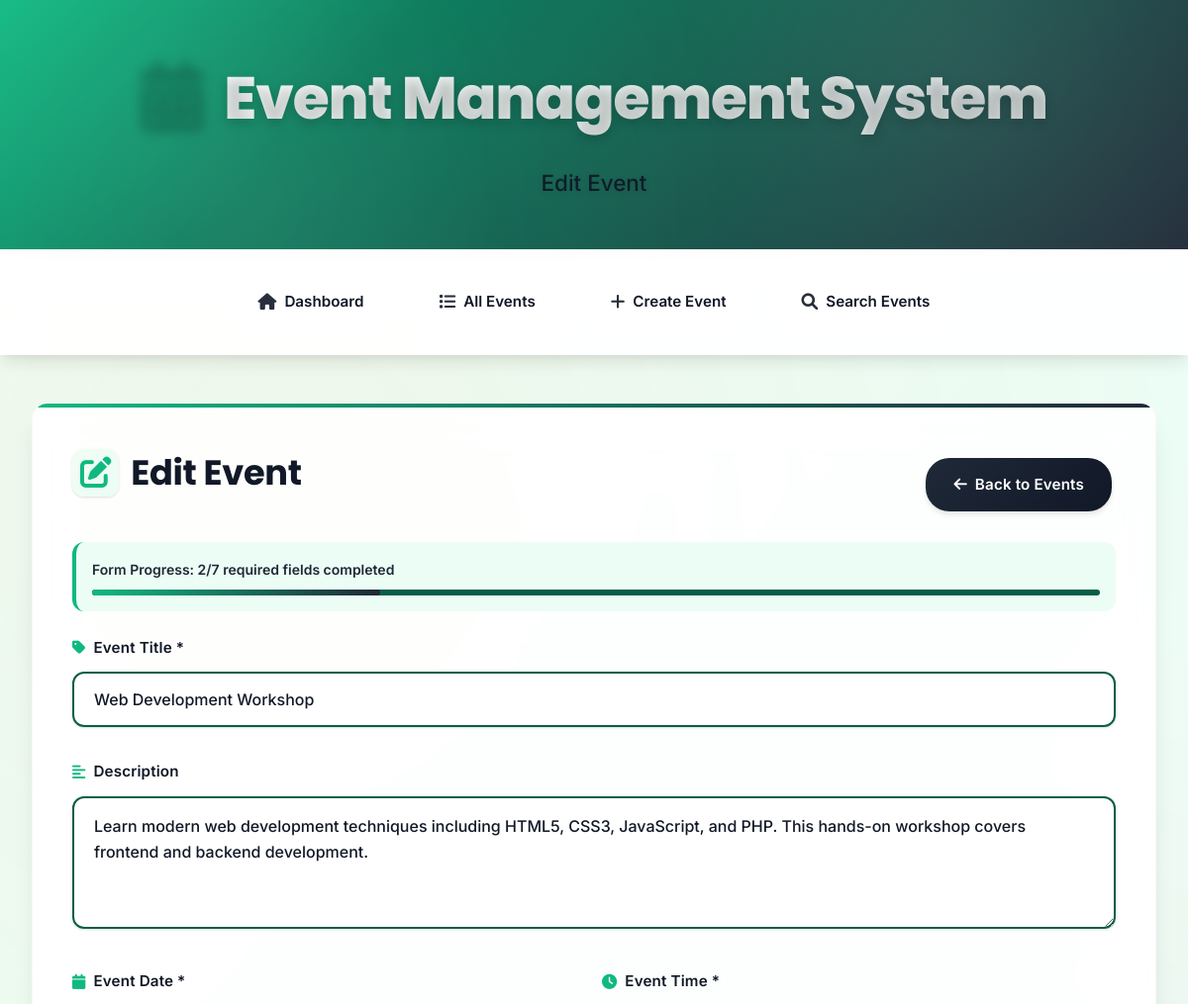
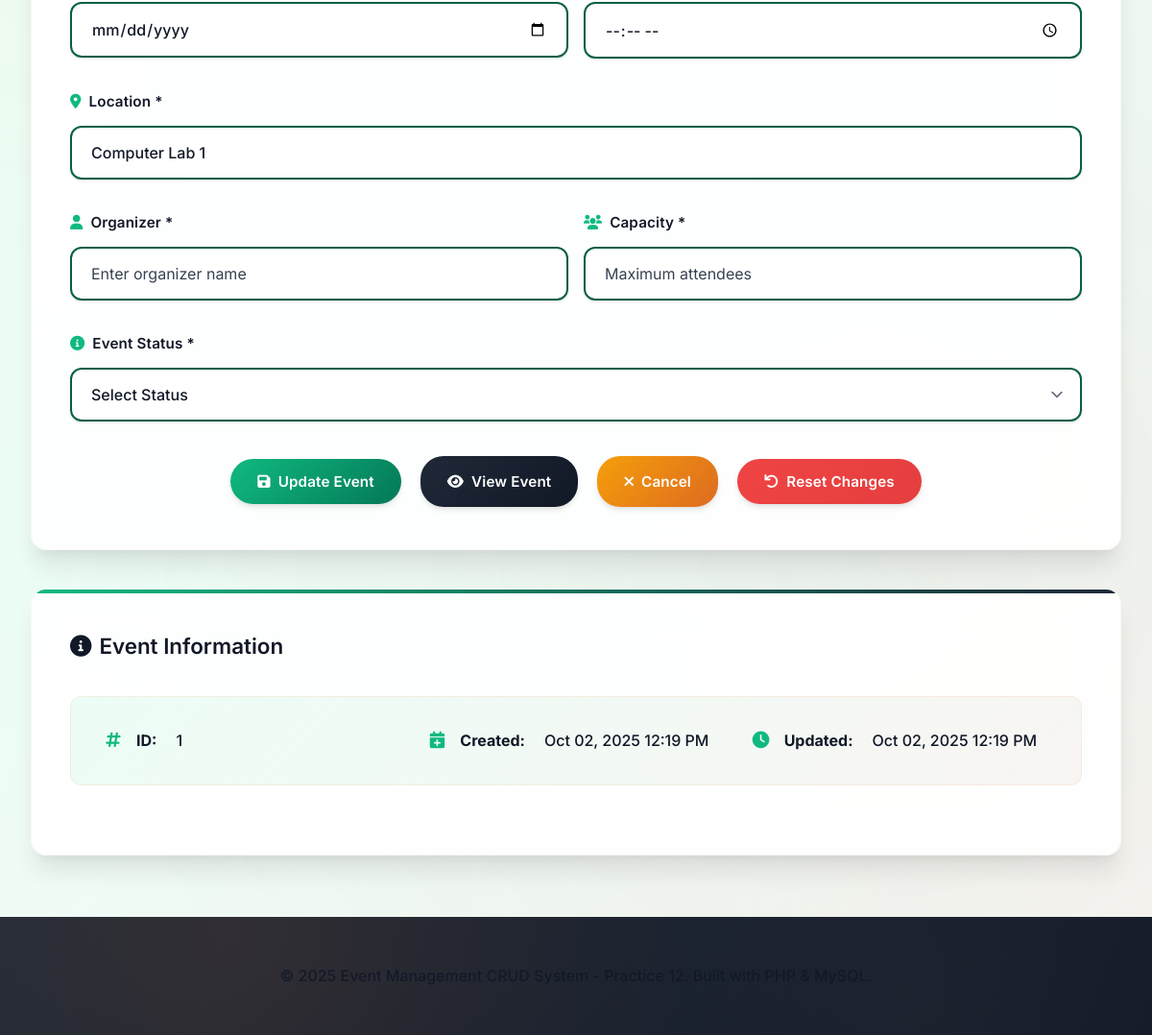
Screenshot of /prac12/edit_event.php?id=1 with the database file from the repository (2 pictures, top to bottom).
### tables this page shows
CREATE TABLE `events` (
  `id` int(11) NOT NULL AUTO_INCREMENT,
  `title` varchar(200) NOT NULL,
  `description` text DEFAULT NULL,
  `event_type` enum('academic','cultural','sports','workshop','seminar','conference') NOT NULL,
  `start_date` datetime NOT NULL,
  `end_date` datetime NOT NULL,
  `location` varchar(200) NOT NULL,
  `max_participants` int(11) DEFAULT NULL,
  `registration_deadline` datetime DEFAULT NULL,
  `fee` decimal(10,2) DEFAULT 0.00,
  `status` enum('planned','active','completed','cancelled') DEFAULT 'planned',
  `created_by` int(11) NOT NULL,
  `created_at` timestamp NOT NULL DEFAULT current_timestamp(),
  `updated_at` timestamp NOT NULL DEFAULT current_timestamp() ON UPDATE current_timestamp(),
  PRIMARY KEY (`id`),
  KEY `created_by` (`created_by`),
  CONSTRAINT `events_ibfk_1` FOREIGN KEY (`created_by`) REFERENCES `users` (`id`)
);

### prac12/config.php (called while the page is built, shortened)
<?php
class Database {
    private $host = "localhost";
    private $port = "3306";
    private $db_name = "event_management_prac12";
    private $username = "root";
    private $password = "";
    private $conn = null;
    public function getConnection() {
        if ($this->conn === null) {
            try {
                $this->conn = new PDO(
                    "mysql:host=" . $this->host . ";port=" . $this->port . ";dbname=" . $this->db_name,
                    $this->username,
                    $this->password
                );
                $this->conn->setAttribute(PDO::ATTR_ERRMODE, PDO::ERRMODE_EXCEPTION);
                $this->conn->setAttribute(PDO::ATTR_DEFAULT_FETCH_MODE, PDO::FETCH_ASSOC);
            } catch (PDOException $exception) {
                try {
                    $this->conn = new PDO(
                        "mysql:host=" . $this->host . ";port=" . $this->port,
                        $this->username,
                        $this->password
                    );
                    $this->conn->setAttribute(PDO::ATTR_ERRMODE, PDO::ERRMODE_EXCEPTION);
                    $this->conn->exec("CREATE DATABASE IF NOT EXISTS `" . $this->db_name . "` DEFAULT CHARACTER SET utf8mb4 COLLATE utf8mb4_unicode_ci");
                    $this->conn = new PDO(
                        "mysql:host=" . $this->host . ";port=" . $this->port . ";dbname=" . $this->db_name,
                        $this->username,
                        $this->password
                    );
                    $this->conn->setAttribute(PDO::ATTR_ERRMODE, PDO::ERRMODE_EXCEPTION);
                    $this->conn->setAttribute(PDO::ATTR_DEFAULT_FETCH_MODE, PDO::FETCH_ASSOC);
                    $this->createTables();
                } catch (PDOException $e) {
                    throw new Exception("Connection failed: " . $e->getMessage());
                }
            }
        }
        return $this->conn;
    }
}
function getDbConnection() {
    $database = new Database();
    return $database->getConnection();
}
?>

### prac12/EventManager.php (called while the page is built, shortened)
<?php
require_once 'config.php';
class EventManager {
    private $conn;
    private $table_name = "events";
    public function __construct() {
        $this->conn = getDbConnection();
    }
    public function getEventById($id) {
        try {
            $query = "SELECT * FROM " . $this->table_name . " WHERE id = :id LIMIT 1";
            $stmt = $this->conn->prepare($query);
            $stmt->bindParam(":id", $id);
            $stmt->execute();
            return $stmt->fetch(PDO::FETCH_ASSOC);
        } catch(PDOException $e) {
            return null;
        }
    }
}
?>

### prac12/edit_event.php (the view, shortened to what this page needs)
<!DOCTYPE html>
<html lang="en">
<head>
    <link rel="stylesheet" href="css/style.css">
    <link rel="stylesheet" href="https://cdnjs.cloudflare.com/ajax/libs/font-awesome/6.0.0/css/all.min.css">
</head>
<body>
    <header class="header">
        <div class="container">
            <h1><i class="fas fa-calendar-alt"></i> Event Management System</h1>
            <p>Edit Event</p>
        </div>
    </header>
    <nav class="nav">
        <div class="nav-container">
            <ul>
                <li><a href="index.php"><i class="fas fa-home"></i> Dashboard</a></li>
                <li><a href="events.php"><i class="fas fa-list"></i> All Events</a></li>
                <li><a href="create_event.php"><i class="fas fa-plus"></i> Create Event</a></li>
                <li><a href="search.php"><i class="fas fa-search"></i> Search Events</a></li>
            </ul>
        </div>
    </nav>
    <div class="container">
        <?php
        require_once 'EventManager.php';
        $eventId = isset($_GET['id']) ? (int)$_GET['id'] : 0;
        $eventManager = new EventManager();
        $event = $eventManager->getEventById($eventId);
            ?>
        <div class="card">
            <div style="display: flex; justify-content: space-between; align-items: center; margin-bottom: 1rem;">
                <h2 class="card-title"><i class="fas fa-edit"></i> Edit Event</h2>
                <a href="events.php" class="btn btn-secondary">
                    <i class="fas fa-arrow-left"></i> Back to Events
                </a>
            </div>
            <form method="POST" action="">
                <div class="form-group">
                    <label for="title" class="form-label">
                        <i class="fas fa-tag"></i> Event Title *
                    </label>
                    <input type="text" id="title" name="title" class="form-control" required
                           value="<?php echo htmlspecialchars($event['title']); ?>"
                           placeholder="Enter event title">
                </div>
                <div class="form-group">
                    <label for="description" class="form-label">
                        <i class="fas fa-align-left"></i> Description
                    </label>
                    <textarea id="description" name="description" class="form-control" rows="4"
                              placeholder="Describe your event"><?php echo htmlspecialchars($event['description']); ?></textarea>
                </div>
                <div style="display: grid; grid-template-columns: 1fr 1fr; gap: 1rem;">
                    <div class="form-group">
                        <label for="event_date" class="form-label">
                            <i class="fas fa-calendar"></i> Event Date *
                        </label>
                        <input type="date" id="event_date" name="event_date" class="form-control" required
                               value="<?php echo $event['event_date']; ?>">
                    </div>
                    <div class="form-group">
                        <label for="event_time" class="form-label">
                            <i class="fas fa-clock"></i> Event Time *
                        </label>
                        <input type="time" id="event_time" name="event_time" class="form-control" required
                               value="<?php echo $event['event_time']; ?>">
                    </div>
                </div>
                <div class="form-group">
                    <label for="location" class="form-label">
                        <i class="fas fa-map-marker-alt"></i> Location *
                    </label>
                    <input type="text" id="location" name="location" class="form-control" required
                           value="<?php echo htmlspecialchars($event['location']); ?>"
                           placeholder="Enter event location">
                </div>
                <div style="display: grid; grid-template-columns: 1fr 1fr; gap: 1rem;">
                    <div class="form-group">
                        <label for="organizer" class="form-label">
                            <i class="fas fa-user"></i> Organizer *
                        </label>
                        <input type="text" id="organizer" name="organizer" class="form-control" required
                               value="<?php echo htmlspecialchars($event['organizer']); ?>"
                               placeholder="Enter organizer name">
                    </div>
                    <div class="form-group">
                        <label for="capacity" class="form-label">
                            <i class="fas fa-users"></i> Capacity *
                        </label>
                        <input type="number" id="capacity" name="capacity" class="form-control" required
                               value="<?php echo $event['capacity']; ?>"
                               min="1" placeholder="Maximum attendees">
                    </div>
                </div>
                <div class="form-group">
                    <label for="status" class="form-label">
                        <i class="fas fa-info-circle"></i> Event Status *
                    </label>
                    <select id="status" name="status" class="form-control" required>
                        <option value="">Select Status</option>
                    </select>
                </div>
                <div class="actions" style="margin-top: 2rem;">
                    <button type="submit" class="btn btn-primary">
                        <i class="fas fa-save"></i> Update Event
                    </button>
                    <a href="view_event.php?id=<?php echo $eventId; ?>" class="btn btn-secondary">
                        <i class="fas fa-eye"></i> View Event
                    </a>
                    <a href="events.php" class="btn btn-warning">
                        <i class="fas fa-times"></i> Cancel
                    </a>
                    <button type="reset" class="btn btn-danger">
                        <i class="fas fa-undo"></i> Reset Changes
                    </button>
                </div>
            </form>
        </div>
        <div class="card">
            <h3 class="card-subtitle"><i class="fas fa-info-circle"></i> Event Information</h3>
            <div class="event-meta">
                <div class="meta-item">
                    <i class="fas fa-hashtag"></i>
                    <strong>ID:</strong> <?php echo $event['id']; ?>
                </div>
                <div class="meta-item">
                    <i class="fas fa-calendar-plus"></i>
                    <strong>Created:</strong> <?php echo date('M d, Y h:i A', strtotime($event['created_at'])); ?>
                </div>
                <div class="meta-item">
                    <i class="fas fa-clock"></i>
                    <strong>Updated:</strong> <?php echo date('M d, Y h:i A', strtotime($event['updated_at'])); ?>
                </div>
            </div>
        </div>
    </div>
    <footer class="footer">
        <div class="container">
            <p>&copy; 2025 Event Management CRUD System - Practice 12. Built with PHP & MySQL.</p>
        </div>
    </footer>
</body>
</html>

### rows the page displays
events: title "Web Development Workshop", description "Learn modern web development techniques including HTML5, CSS3, JavaScript, and PHP. This hands-on workshop covers frontend and backend development.", location "Computer Lab 1", id "1", created_at "Oct 02, 2025 12:19 PM", updated_at "Oct 02, 2025 12:19 PM"
